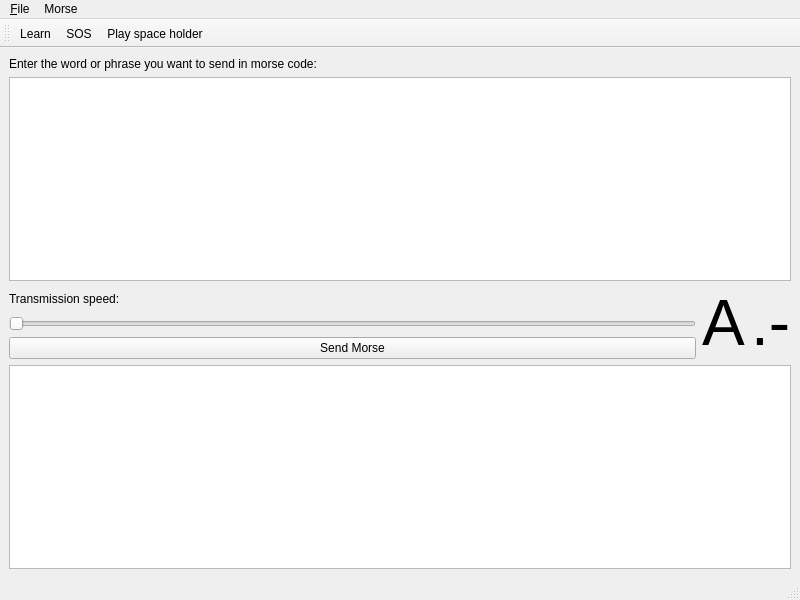
<?xml version="1.0" encoding="UTF-8"?>
<ui version="4.0">
 <class>MainWindow</class>
 <widget class="QMainWindow" name="MainWindow">
  <property name="geometry">
   <rect>
    <x>0</x>
    <y>0</y>
    <width>800</width>
    <height>600</height>
   </rect>
  </property>
  <property name="windowTitle">
   <string>MainWindow</string>
  </property>
  <widget class="QWidget" name="centralwidget">
   <layout class="QVBoxLayout" name="verticalLayout">
    <item>
     <layout class="QGridLayout" name="gridLayout">
      <item row="0" column="0" colspan="3">
       <widget class="QLabel" name="lblEnterWord">
        <property name="text">
         <string>Enter the word or phrase you want to send in morse code:</string>
        </property>
       </widget>
      </item>
      <item row="1" column="0" colspan="3">
       <widget class="QTextEdit" name="txtSource"/>
      </item>
      <item row="2" column="0">
       <widget class="QLabel" name="lblTranspeed">
        <property name="text">
         <string>Transmission speed:</string>
        </property>
       </widget>
      </item>
      <item row="2" column="1" rowspan="3">
       <widget class="QLabel" name="lblAlpha">
        <property name="font">
         <font>
          <pointsize>48</pointsize>
         </font>
        </property>
        <property name="text">
         <string>A</string>
        </property>
       </widget>
      </item>
      <item row="2" column="2" rowspan="3">
       <widget class="QLabel" name="lblMorse">
        <property name="font">
         <font>
          <pointsize>48</pointsize>
         </font>
        </property>
        <property name="text">
         <string>.-</string>
        </property>
       </widget>
      </item>
      <item row="3" column="0">
       <widget class="QSlider" name="wpmSlider">
        <property name="maximum">
         <number>10</number>
        </property>
        <property name="singleStep">
         <number>1</number>
        </property>
        <property name="orientation">
         <enum>Qt::Horizontal</enum>
        </property>
       </widget>
      </item>
      <item row="4" column="0">
       <widget class="QPushButton" name="btnSendMorse">
        <property name="text">
         <string>Send Morse</string>
        </property>
       </widget>
      </item>
      <item row="5" column="0" colspan="3">
       <widget class="QTextEdit" name="txtCypher"/>
      </item>
     </layout>
    </item>
   </layout>
  </widget>
  <widget class="QMenuBar" name="menubar">
   <property name="geometry">
    <rect>
     <x>0</x>
     <y>0</y>
     <width>800</width>
     <height>30</height>
    </rect>
   </property>
   <widget class="QMenu" name="menu_File">
    <property name="title">
     <string>&amp;File</string>
    </property>
    <addaction name="actionE_xit"/>
   </widget>
   <widget class="QMenu" name="menuMorse">
    <property name="title">
     <string>Morse</string>
    </property>
    <addaction name="actionLearn"/>
    <addaction name="actionLetter"/>
    <addaction name="actionPlay_space_holder"/>
   </widget>
   <addaction name="menu_File"/>
   <addaction name="menuMorse"/>
  </widget>
  <widget class="QStatusBar" name="statusbar"/>
  <widget class="QToolBar" name="toolBar">
   <property name="windowTitle">
    <string>toolBar</string>
   </property>
   <attribute name="toolBarArea">
    <enum>TopToolBarArea</enum>
   </attribute>
   <attribute name="toolBarBreak">
    <bool>false</bool>
   </attribute>
   <addaction name="actionLearn"/>
   <addaction name="actionLetter"/>
   <addaction name="actionPlay_space_holder"/>
  </widget>
  <action name="actionE_xit">
   <property name="text">
    <string>E&amp;xit</string>
   </property>
  </action>
  <action name="actionLearn">
   <property name="checkable">
    <bool>true</bool>
   </property>
   <property name="icon">
    <iconset resource="images.qrc">
     <normaloff>:/icons/imgs/mkey2.png</normaloff>:/icons/imgs/mkey2.png</iconset>
   </property>
   <property name="text">
    <string>Learn</string>
   </property>
   <property name="shortcut">
    <string>Ctrl+L</string>
   </property>
  </action>
  <action name="actionLetter">
   <property name="checkable">
    <bool>true</bool>
   </property>
   <property name="icon">
    <iconset resource="images.qrc">
     <normaloff>:/icons/imgs/morse-code.png</normaloff>:/icons/imgs/morse-code.png</iconset>
   </property>
   <property name="text">
    <string>SOS</string>
   </property>
  </action>
  <action name="actionPlay_space_holder">
   <property name="checkable">
    <bool>true</bool>
   </property>
   <property name="icon">
    <iconset resource="images.qrc">
     <normaloff>:/icons/imgs/morsekey.png</normaloff>:/icons/imgs/morsekey.png</iconset>
   </property>
   <property name="text">
    <string>Play space holder</string>
   </property>
  </action>
 </widget>
 <resources>
  <include location="images.qrc"/>
 </resources>
 <connections/>
</ui>
